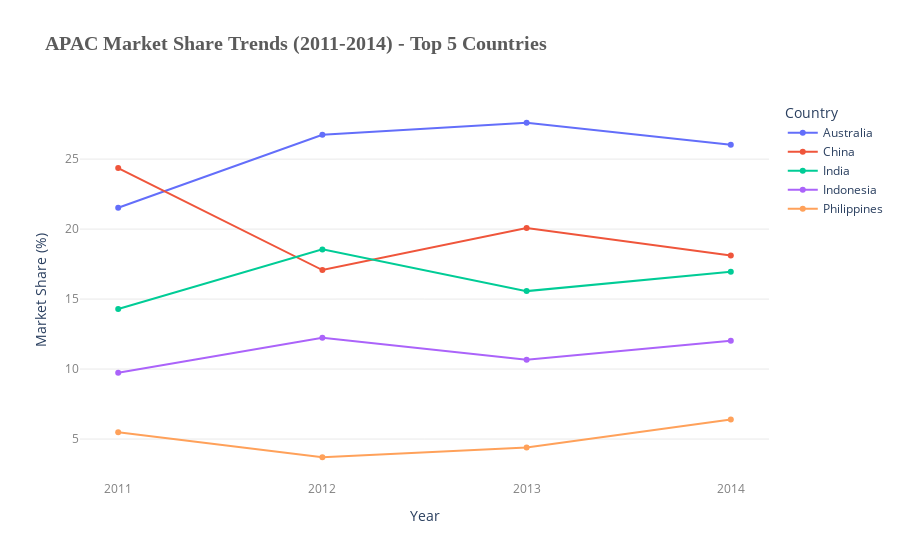

The notebook cell saved with this chart:
### Code cell
apac_sales = df[df['Market'] == 'APAC'].groupby(['Year', 'Country'], as_index=False)['Sales'].sum()

apac_sales['Market Share'] = apac_sales.groupby('Year')['Sales'].transform(lambda x: (x / x.sum()) * 100)

top_5_countries = apac_sales[apac_sales['Year'] == 2011].nlargest(5, 'Sales')['Country'].tolist()

apac_top5_sales = apac_sales[apac_sales['Country'].isin(top_5_countries)]

fig = px.line(
    apac_top5_sales, x='Year', y='Market Share', color='Country', markers=True,
    title="<b>APAC Market Share Trends (2011-2014) - Top 5 Countries</b>",
    labels={'Market Share': 'Market Share (%)', 'Year': 'Year', 'Country': 'Country'}
)

fig.update_layout(
    title_font_size=20,
    title_font_family="Liberation Serif",
    title_font_color="#5b5b5b",
    plot_bgcolor='white'
)

fig.update_yaxes(showgrid=True, gridwidth=0.5, gridcolor='lightgray', tickfont=dict(color='gray'))
fig.update_xaxes(tickmode="linear", dtick=1, tickfont=dict(color='gray'))

fig.show()

### Figure 1 — Plotly figure (JSON) as saved in the notebook; plotly's stock layout.template omitted (floating-point values rounded to 4 significant figures)
{"data": [{"hovertemplate": "Country=Australia<br>Year=%{x}<br>Market Share (%)=%{y}<extra></extra>", "legendgroup": "Australia", "line": {"color": "#636efa", "dash": "solid"}, "marker": {"symbol": "circle"}, "mode": "lines+markers", "name": "Australia", "orientation": "v", "showlegend": true, "type": "scatter", "x": [2011, 2012, 2013, 2014], "xaxis": "x", "y": [21.52, 26.74, 27.6, 26.03], "yaxis": "y"}, {"hovertemplate": "Country=China<br>Year=%{x}<br>Market Share (%)=%{y}<extra></extra>", "legendgroup": "China", "line": {"color": "#EF553B", "dash": "solid"}, "marker": {"symbol": "circle"}, "mode": "lines+markers", "name": "China", "orientation": "v", "showlegend": true, "type": "scatter", "x": [2011, 2012, 2013, 2014], "xaxis": "x", "y": [24.36, 17.07, 20.08, 18.11], "yaxis": "y"}, {"hovertemplate": "Country=India<br>Year=%{x}<br>Market Share (%)=%{y}<extra></extra>", "legendgroup": "India", "line": {"color": "#00cc96", "dash": "solid"}, "marker": {"symbol": "circle"}, "mode": "lines+markers", "name": "India", "orientation": "v", "showlegend": true, "type": "scatter", "x": [2011, 2012, 2013, 2014], "xaxis": "x", "y": [14.3, 18.55, 15.57, 16.96], "yaxis": "y"}, {"hovertemplate": "Country=Indonesia<br>Year=%{x}<br>Market Share (%)=%{y}<extra></extra>", "legendgroup": "Indonesia", "line": {"color": "#ab63fa", "dash": "solid"}, "marker": {"symbol": "circle"}, "mode": "lines+markers", "name": "Indonesia", "orientation": "v", "showlegend": true, "type": "scatter", "x": [2011, 2012, 2013, 2014], "xaxis": "x", "y": [9.739, 12.25, 10.66, 12.02], "yaxis": "y"}, {"hovertemplate": "Country=Philippines<br>Year=%{x}<br>Market Share (%)=%{y}<extra></extra>", "legendgroup": "Philippines", "line": {"color": "#FFA15A", "dash": "solid"}, "marker": {"symbol": "circle"}, "mode": "lines+markers", "name": "Philippines", "orientation": "v", "showlegend": true, "type": "scatter", "x": [2011, 2012, 2013, 2014], "xaxis": "x", "y": [5.49, 3.701, 4.394, 6.391], "yaxis": "y"}], "layout": {"legend": {"title": {"text": "Country"}, "tracegroupgap": 0}, "plot_bgcolor": "white", "title": {"font": {"color": "#5b5b5b", "family": "Liberation Serif", "size": 20}, "text": "<b>APAC Market Share Trends (2011-2014) - Top 5 Countries</b>"}, "xaxis": {"anchor": "y", "domain": [0, 1], "dtick": 1, "tickfont": {"color": "gray"}, "tickmode": "linear", "title": {"text": "Year"}}, "yaxis": {"anchor": "x", "domain": [0, 1], "gridcolor": "lightgray", "gridwidth": 0.5, "showgrid": true, "tickfont": {"color": "gray"}, "title": {"text": "Market Share (%)"}}}}
